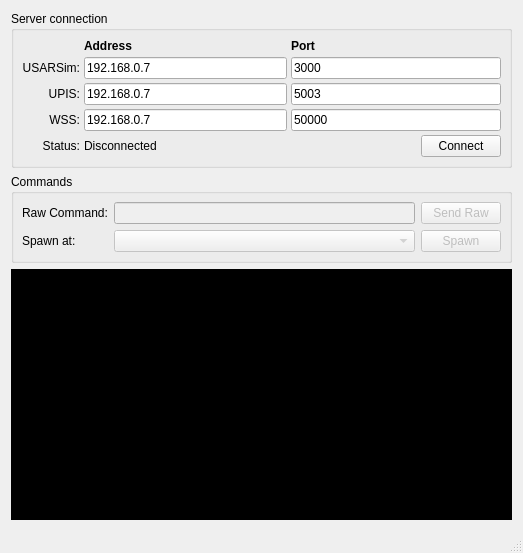
<?xml version="1.0" encoding="UTF-8"?>
<ui version="4.0">
 <class>BaseStationUi</class>
 <widget class="QMainWindow" name="BaseStationUi">
  <property name="geometry">
   <rect>
    <x>0</x>
    <y>0</y>
    <width>523</width>
    <height>553</height>
   </rect>
  </property>
  <property name="windowTitle">
   <string>BaseStation</string>
  </property>
  <widget class="QWidget" name="centralWidget">
   <layout class="QVBoxLayout" name="verticalLayout">
    <item>
     <widget class="QGroupBox" name="groupBox">
      <property name="autoFillBackground">
       <bool>false</bool>
      </property>
      <property name="title">
       <string>Server connection</string>
      </property>
      <layout class="QVBoxLayout" name="verticalLayout_2">
       <property name="spacing">
        <number>0</number>
       </property>
       <property name="margin">
        <number>8</number>
       </property>
       <item>
        <layout class="QGridLayout" name="gridLayout_2">
         <property name="spacing">
          <number>4</number>
         </property>
         <item row="2" column="0">
          <widget class="QLabel" name="label_9">
           <property name="text">
            <string>USARSim:</string>
           </property>
           <property name="alignment">
            <set>Qt::AlignRight|Qt::AlignTrailing|Qt::AlignVCenter</set>
           </property>
          </widget>
         </item>
         <item row="2" column="1" colspan="2">
          <widget class="QLineEdit" name="usarAddressLine">
           <property name="text">
            <string>192.168.0.7</string>
           </property>
          </widget>
         </item>
         <item row="2" column="3" colspan="2">
          <widget class="QLineEdit" name="usarPortLine">
           <property name="text">
            <string>3000</string>
           </property>
          </widget>
         </item>
         <item row="0" column="1">
          <widget class="QLabel" name="label_2">
           <property name="text">
            <string>&lt;b&gt;Address&lt;/b&gt;</string>
           </property>
           <property name="textFormat">
            <enum>Qt::RichText</enum>
           </property>
          </widget>
         </item>
         <item row="0" column="3">
          <widget class="QLabel" name="label_3">
           <property name="text">
            <string>&lt;b&gt;Port&lt;/b&gt;</string>
           </property>
           <property name="textFormat">
            <enum>Qt::RichText</enum>
           </property>
          </widget>
         </item>
         <item row="3" column="0">
          <widget class="QLabel" name="label_4">
           <property name="text">
            <string>UPIS:</string>
           </property>
           <property name="alignment">
            <set>Qt::AlignRight|Qt::AlignTrailing|Qt::AlignVCenter</set>
           </property>
          </widget>
         </item>
         <item row="3" column="1" colspan="2">
          <widget class="QLineEdit" name="upisAddressLine">
           <property name="text">
            <string>192.168.0.7</string>
           </property>
          </widget>
         </item>
         <item row="3" column="3" colspan="2">
          <widget class="QLineEdit" name="upisPortLine">
           <property name="text">
            <string>5003</string>
           </property>
          </widget>
         </item>
         <item row="4" column="0">
          <widget class="QLabel" name="label_8">
           <property name="text">
            <string>WSS:</string>
           </property>
           <property name="alignment">
            <set>Qt::AlignRight|Qt::AlignTrailing|Qt::AlignVCenter</set>
           </property>
          </widget>
         </item>
         <item row="4" column="1" colspan="2">
          <widget class="QLineEdit" name="wssAddressLine">
           <property name="text">
            <string>192.168.0.7</string>
           </property>
          </widget>
         </item>
         <item row="4" column="3" colspan="2">
          <widget class="QLineEdit" name="wssPortLine">
           <property name="text">
            <string>50000</string>
           </property>
          </widget>
         </item>
         <item row="5" column="0">
          <widget class="QLabel" name="label">
           <property name="text">
            <string>Status:</string>
           </property>
           <property name="alignment">
            <set>Qt::AlignRight|Qt::AlignTrailing|Qt::AlignVCenter</set>
           </property>
          </widget>
         </item>
         <item row="5" column="1">
          <widget class="QLabel" name="statusLabel">
           <property name="text">
            <string>Disconnected</string>
           </property>
          </widget>
         </item>
         <item row="5" column="4">
          <widget class="QPushButton" name="connectButton">
           <property name="text">
            <string>Connect</string>
           </property>
          </widget>
         </item>
         <item row="0" column="0">
          <widget class="QLabel" name="label_6">
           <property name="text">
            <string/>
           </property>
          </widget>
         </item>
         <item row="0" column="4">
          <widget class="QLabel" name="label_7">
           <property name="text">
            <string/>
           </property>
          </widget>
         </item>
         <item row="0" column="2">
          <widget class="QLabel" name="label_13">
           <property name="text">
            <string/>
           </property>
          </widget>
         </item>
         <item row="5" column="2">
          <spacer name="horizontalSpacer">
           <property name="orientation">
            <enum>Qt::Horizontal</enum>
           </property>
           <property name="sizeHint" stdset="0">
            <size>
             <width>40</width>
             <height>20</height>
            </size>
           </property>
          </spacer>
         </item>
         <item row="5" column="3">
          <spacer name="horizontalSpacer_2">
           <property name="orientation">
            <enum>Qt::Horizontal</enum>
           </property>
           <property name="sizeHint" stdset="0">
            <size>
             <width>40</width>
             <height>20</height>
            </size>
           </property>
          </spacer>
         </item>
        </layout>
       </item>
      </layout>
     </widget>
    </item>
    <item>
     <widget class="QGroupBox" name="groupBox_3">
      <property name="title">
       <string>Commands</string>
      </property>
      <layout class="QGridLayout" name="gridLayout_5">
       <property name="margin">
        <number>8</number>
       </property>
       <property name="spacing">
        <number>-1</number>
       </property>
       <item row="0" column="0">
        <widget class="QLabel" name="label_10">
         <property name="text">
          <string>Raw Command:</string>
         </property>
        </widget>
       </item>
       <item row="0" column="1">
        <widget class="QLineEdit" name="rawCmdLine">
         <property name="enabled">
          <bool>false</bool>
         </property>
        </widget>
       </item>
       <item row="0" column="2">
        <widget class="QPushButton" name="sendRawButton">
         <property name="enabled">
          <bool>false</bool>
         </property>
         <property name="text">
          <string>Send Raw</string>
         </property>
        </widget>
       </item>
       <item row="1" column="0">
        <widget class="QLabel" name="label_11">
         <property name="text">
          <string>Spawn at:</string>
         </property>
        </widget>
       </item>
       <item row="1" column="1">
        <widget class="QComboBox" name="robotLocationBox">
         <property name="enabled">
          <bool>false</bool>
         </property>
        </widget>
       </item>
       <item row="1" column="2">
        <widget class="QPushButton" name="spawnButton">
         <property name="enabled">
          <bool>false</bool>
         </property>
         <property name="text">
          <string>Spawn</string>
         </property>
        </widget>
       </item>
      </layout>
     </widget>
    </item>
    <item>
     <widget class="QTextEdit" name="console">
      <property name="enabled">
       <bool>true</bool>
      </property>
      <property name="styleSheet">
       <string notr="true">background-color: rgb(0, 0, 0);
color: rgb(0, 255, 0);
font: 10pt &quot;Consolas&quot;;</string>
      </property>
      <property name="readOnly">
       <bool>true</bool>
      </property>
      <property name="html">
       <string>&lt;!DOCTYPE HTML PUBLIC &quot;-//W3C//DTD HTML 4.0//EN&quot; &quot;http://www.w3.org/TR/REC-html40/strict.dtd&quot;&gt;
&lt;html&gt;&lt;head&gt;&lt;meta name=&quot;qrichtext&quot; content=&quot;1&quot; /&gt;&lt;style type=&quot;text/css&quot;&gt;
p, li { white-space: pre-wrap; }
&lt;/style&gt;&lt;/head&gt;&lt;body style=&quot; font-family:'Consolas'; font-size:10pt; font-weight:400; font-style:normal;&quot;&gt;
&lt;p style=&quot;-qt-paragraph-type:empty; margin-top:0px; margin-bottom:0px; margin-left:0px; margin-right:0px; -qt-block-indent:0; text-indent:0px;&quot;&gt;&lt;/p&gt;&lt;/body&gt;&lt;/html&gt;</string>
      </property>
     </widget>
    </item>
   </layout>
  </widget>
  <widget class="QMenuBar" name="menuBar">
   <property name="geometry">
    <rect>
     <x>0</x>
     <y>0</y>
     <width>523</width>
     <height>22</height>
    </rect>
   </property>
  </widget>
  <widget class="QStatusBar" name="statusBar"/>
 </widget>
 <layoutdefault spacing="6" margin="11"/>
 <resources/>
 <connections/>
</ui>
